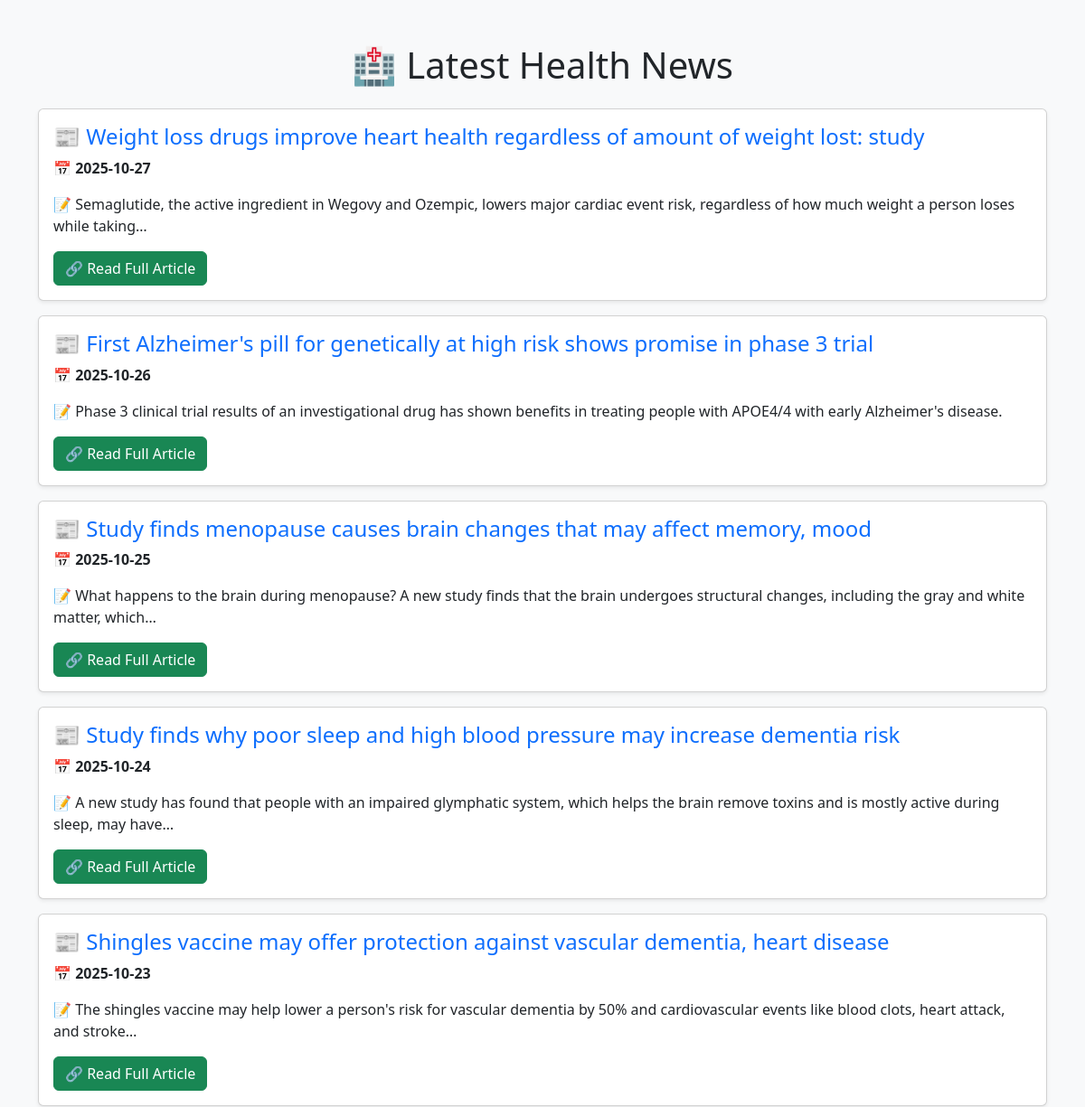
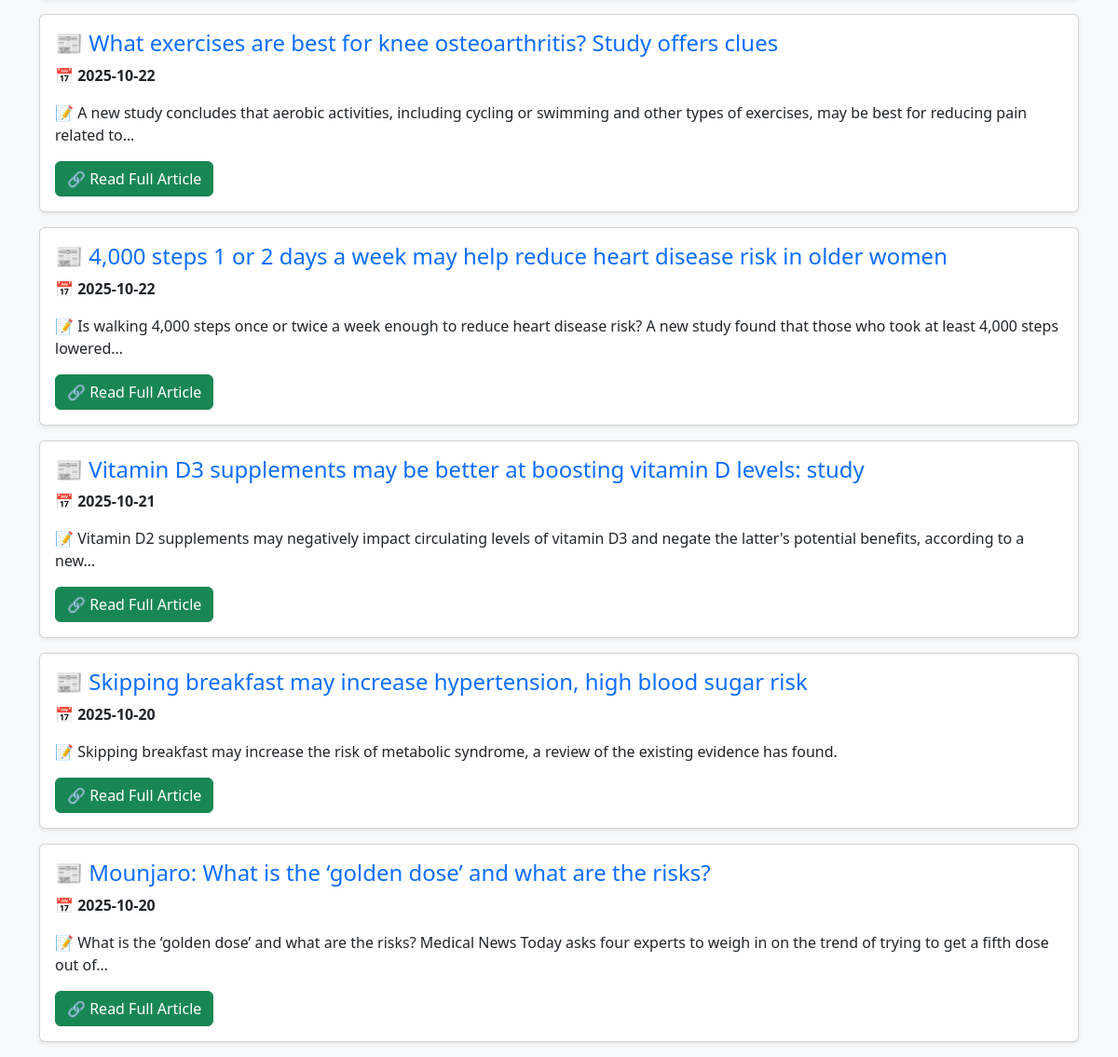
Before: / with the older database file (2 pictures, top to bottom).
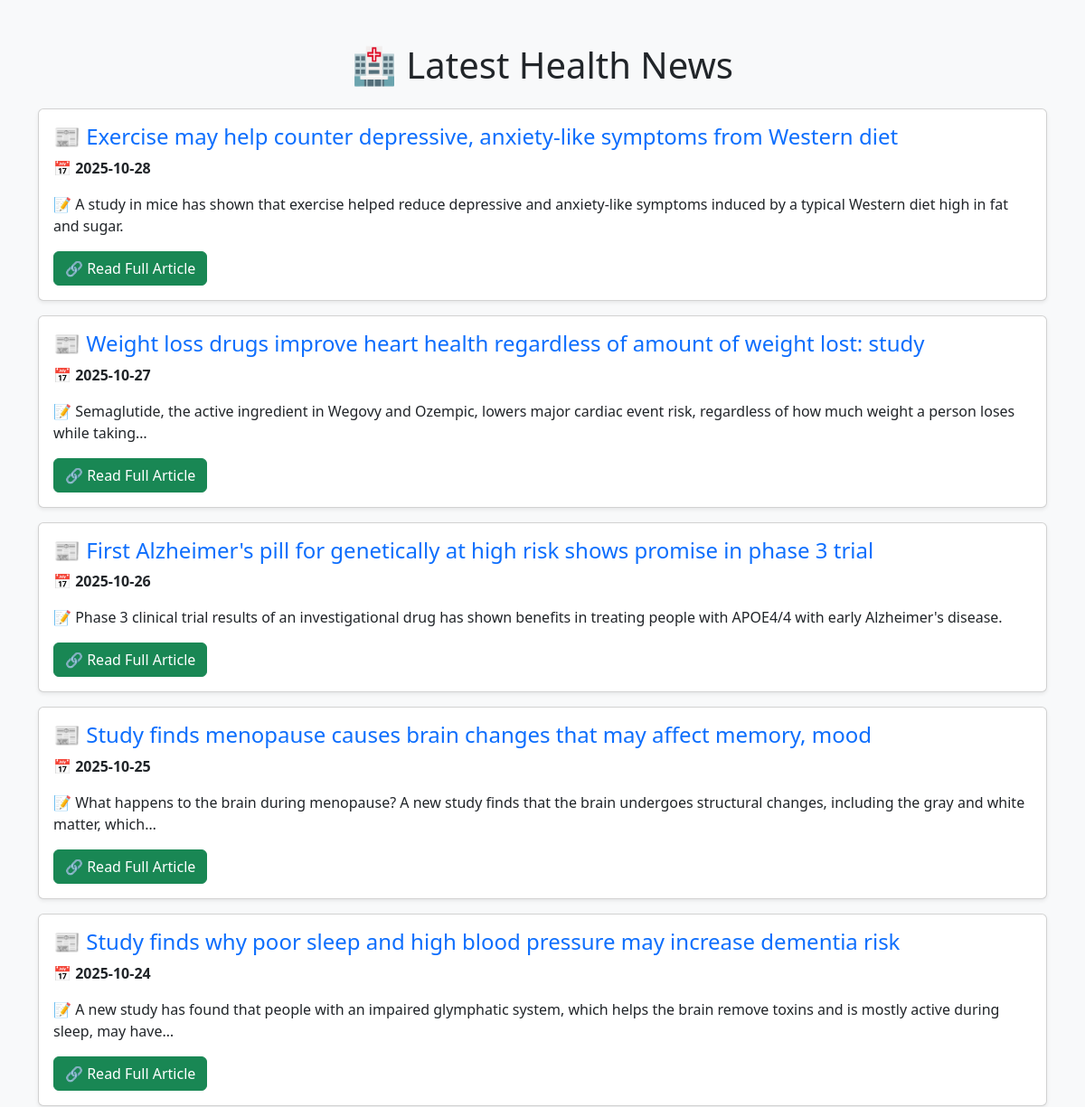
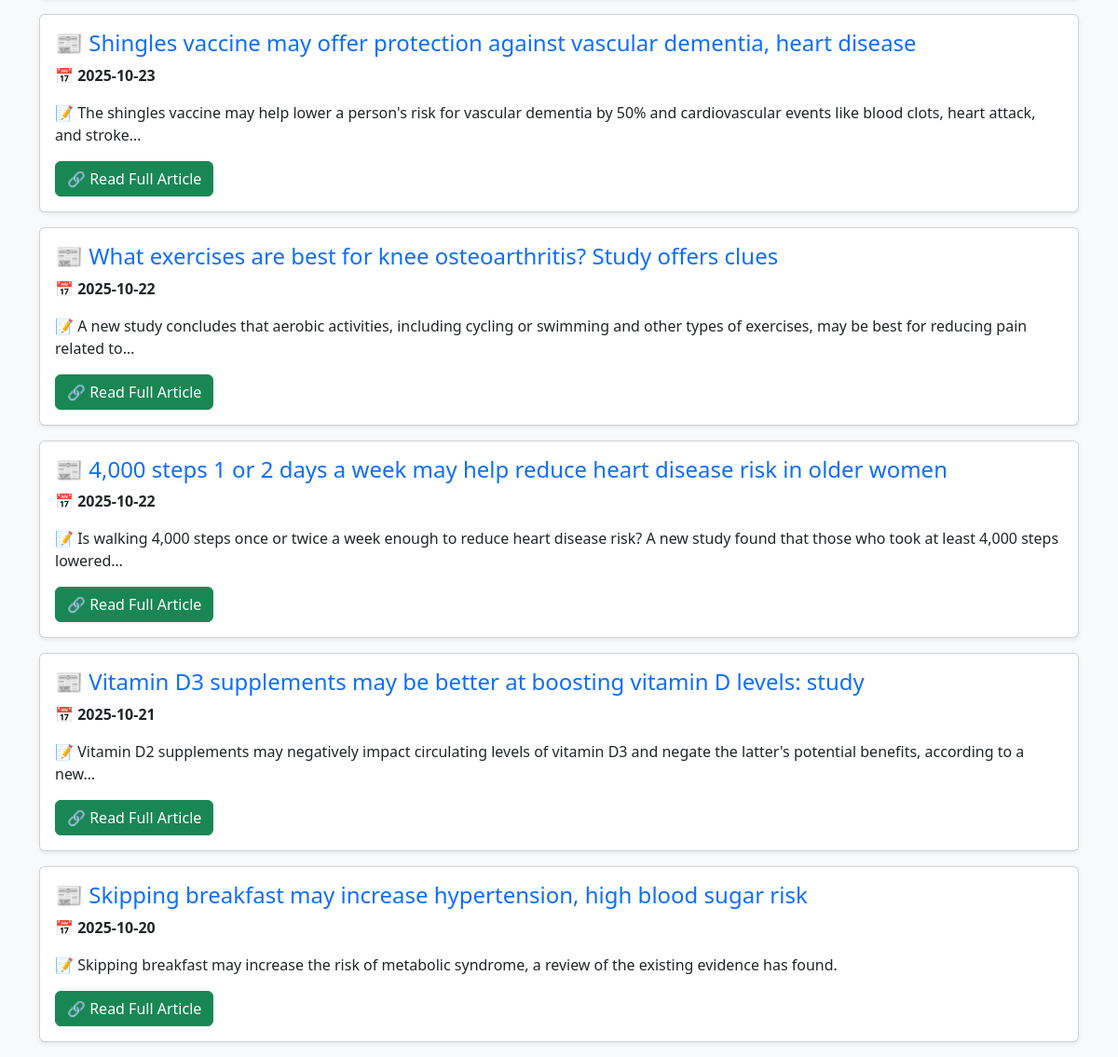
After: the same page with the newer database file (2 pictures, top to bottom).
### tables this page shows
CREATE TABLE news (
        id INTEGER PRIMARY KEY AUTOINCREMENT,
        date TEXT NOT NULL,
        title TEXT UNIQUE, 
        description TEXT,
        news_url TEXT
    );

### app.py (the view)
@app.route("/")
def index():
    page = request.args.get("page", 1, type=int)  # Get the current page number
    limit = 10  # Number of articles per page
    offset = (page - 1) * limit  # Calculate the offset
    news = fetch_news(limit, offset)
    return render_template("index.html", news=news, page=page)

### app.py (called while the page is built)
def fetch_news(limit=10, offset=0):
    conn = sqlite3.connect("health_news.db")
    cursor = conn.cursor()
    cursor.execute("SELECT date, title, description, news_url FROM news ORDER BY date DESC LIMIT ? OFFSET ?", (limit, offset))
    news_list = cursor.fetchall()
    conn.close()
    return news_list

### templates/index.html (shortened to what this page needs)
<!DOCTYPE html>
<html lang="en">
<head>
    <link href="https://cdn.jsdelivr.net/npm/bootstrap@5.3.0/dist/css/bootstrap.min.css" rel="stylesheet">
</head>
<body class="bg-light">
    <div class="container mt-5">
        <h1 class="text-center mb-4">🏥 Latest Health News</h1>
        {% for article in news %}
        <div class="card mb-3 shadow-sm">
            <div class="card-body">
                <h4 class="card-title text-primary">📰 {{ article[1] }}</h4>
                <p class="card-text">📅 <strong>{{ article[0] }}</strong></p>
                <p class="card-text">📝 {{ article[2] }}</p>
                <a href="{{ article[3] }}" class="btn btn-success" target="_blank">🔗 Read Full Article</a>
            </div>
        </div>
        {% endfor %}
    </div>
</body>
</html>

Changed rows visible on the page:
no longer on this page (row unchanged): news: title "Mounjaro: What is the ‘golden dose’ and what are the risks?", date "2025-10-20", description "What is the ‘golden dose’ and what are the risks? Medical News Today asks four experts to weigh in on the trend of trying to get a fifth dose out of…"
added news: title "Exercise may help counter depressive, anxiety-like symptoms from Western diet", date "2025-10-28", description "A study in mice has shown that exercise helped reduce depressive and anxiety-like symptoms induced by a typical Western diet high in fat and sugar."
